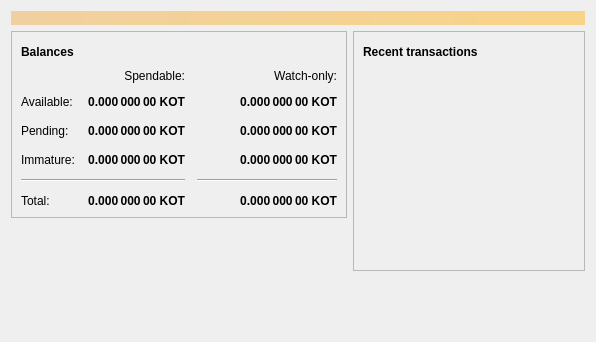
<?xml version="1.0" encoding="UTF-8"?>
<ui version="4.0">
 <class>OverviewPage</class>
 <widget class="QWidget" name="OverviewPage">
  <property name="geometry">
   <rect>
    <x>0</x>
    <y>0</y>
    <width>596</width>
    <height>342</height>
   </rect>
  </property>
  <property name="windowTitle">
   <string>Form</string>
  </property>
  <layout class="QVBoxLayout" name="topLayout">
   <item>
    <widget class="QLabel" name="labelAlerts">
     <property name="visible">
      <bool>false</bool>
     </property>
     <property name="styleSheet">
      <string notr="true">QLabel { background-color: qlineargradient(x1: 0, y1: 0, x2: 1, y2: 0, stop:0 #F0D0A0, stop:1 #F8D488); color:#000000; }</string>
     </property>
     <property name="wordWrap">
      <bool>true</bool>
     </property>
     <property name="margin">
      <number>3</number>
     </property>
     <property name="textInteractionFlags">
      <set>Qt::TextSelectableByMouse</set>
     </property>
    </widget>
   </item>
   <item>
    <layout class="QHBoxLayout" name="horizontalLayout" stretch="1,1">
     <item>
      <layout class="QVBoxLayout" name="verticalLayout_2">
       <item>
        <widget class="QFrame" name="frame">
         <property name="frameShape">
          <enum>QFrame::StyledPanel</enum>
         </property>
         <property name="frameShadow">
          <enum>QFrame::Raised</enum>
         </property>
         <layout class="QVBoxLayout" name="verticalLayout_4">
          <item>
           <layout class="QHBoxLayout" name="horizontalLayout_4">
            <item>
             <widget class="QLabel" name="label_5">
              <property name="font">
               <font>
                <weight>75</weight>
                <bold>true</bold>
               </font>
              </property>
              <property name="text">
               <string>Balances</string>
              </property>
             </widget>
            </item>
            <item>
             <widget class="QPushButton" name="labelWalletStatus">
              <property name="enabled">
               <bool>true</bool>
              </property>
              <property name="maximumSize">
               <size>
                <width>30</width>
                <height>16777215</height>
               </size>
              </property>
              <property name="toolTip">
               <string>The displayed information may be out of date. Your wallet automatically synchronizes with the Kotyacoin network after a connection is established, but this process has not completed yet.</string>
              </property>
              <property name="text">
               <string/>
              </property>
              <property name="icon">
               <iconset resource="../bitcoin.qrc">
                <normaloff>:/icons/warning</normaloff>
                <disabledoff>:/icons/warning</disabledoff>:/icons/warning</iconset>
              </property>
              <property name="iconSize">
               <size>
                <width>24</width>
                <height>24</height>
               </size>
              </property>
              <property name="flat">
               <bool>true</bool>
              </property>
             </widget>
            </item>
            <item>
             <spacer name="horizontalSpacer_3">
              <property name="orientation">
               <enum>Qt::Horizontal</enum>
              </property>
              <property name="sizeHint" stdset="0">
               <size>
                <width>40</width>
                <height>20</height>
               </size>
              </property>
             </spacer>
            </item>
           </layout>
          </item>
          <item>
           <layout class="QGridLayout" name="gridLayout">
            <property name="spacing">
             <number>12</number>
            </property>
            <item row="2" column="2">
             <widget class="QLabel" name="labelWatchPending">
              <property name="font">
               <font>
                <weight>75</weight>
                <bold>true</bold>
               </font>
              </property>
              <property name="cursor">
               <cursorShape>IBeamCursor</cursorShape>
              </property>
              <property name="toolTip">
               <string>Unconfirmed transactions to watch-only addresses</string>
              </property>
              <property name="text">
               <string notr="true">0.000 000 00 KOT</string>
              </property>
              <property name="alignment">
               <set>Qt::AlignRight|Qt::AlignTrailing|Qt::AlignVCenter</set>
              </property>
              <property name="textInteractionFlags">
               <set>Qt::LinksAccessibleByMouse|Qt::TextSelectableByKeyboard|Qt::TextSelectableByMouse</set>
              </property>
             </widget>
            </item>
            <item row="2" column="1">
             <widget class="QLabel" name="labelUnconfirmed">
              <property name="font">
               <font>
                <weight>75</weight>
                <bold>true</bold>
               </font>
              </property>
              <property name="cursor">
               <cursorShape>IBeamCursor</cursorShape>
              </property>
              <property name="toolTip">
               <string>Total of transactions that have yet to be confirmed, and do not yet count toward the spendable balance</string>
              </property>
              <property name="text">
               <string notr="true">0.000 000 00 KOT</string>
              </property>
              <property name="alignment">
               <set>Qt::AlignRight|Qt::AlignTrailing|Qt::AlignVCenter</set>
              </property>
              <property name="textInteractionFlags">
               <set>Qt::LinksAccessibleByMouse|Qt::TextSelectableByKeyboard|Qt::TextSelectableByMouse</set>
              </property>
             </widget>
            </item>
            <item row="3" column="2">
             <widget class="QLabel" name="labelWatchImmature">
              <property name="font">
               <font>
                <weight>75</weight>
                <bold>true</bold>
               </font>
              </property>
              <property name="cursor">
               <cursorShape>IBeamCursor</cursorShape>
              </property>
              <property name="toolTip">
               <string>Mined balance in watch-only addresses that has not yet matured</string>
              </property>
              <property name="text">
               <string notr="true">0.000 000 00 KOT</string>
              </property>
              <property name="alignment">
               <set>Qt::AlignRight|Qt::AlignTrailing|Qt::AlignVCenter</set>
              </property>
              <property name="textInteractionFlags">
               <set>Qt::LinksAccessibleByMouse|Qt::TextSelectableByKeyboard|Qt::TextSelectableByMouse</set>
              </property>
             </widget>
            </item>
            <item row="4" column="0" colspan="2">
             <widget class="Line" name="line">
              <property name="orientation">
               <enum>Qt::Horizontal</enum>
              </property>
             </widget>
            </item>
            <item row="4" column="2">
             <widget class="Line" name="lineWatchBalance">
              <property name="sizePolicy">
               <sizepolicy hsizetype="Preferred" vsizetype="Fixed">
                <horstretch>0</horstretch>
                <verstretch>0</verstretch>
               </sizepolicy>
              </property>
              <property name="minimumSize">
               <size>
                <width>140</width>
                <height>0</height>
               </size>
              </property>
              <property name="orientation">
               <enum>Qt::Horizontal</enum>
              </property>
             </widget>
            </item>
            <item row="5" column="0">
             <widget class="QLabel" name="labelTotalText">
              <property name="text">
               <string>Total:</string>
              </property>
             </widget>
            </item>
            <item row="3" column="1">
             <widget class="QLabel" name="labelImmature">
              <property name="font">
               <font>
                <weight>75</weight>
                <bold>true</bold>
               </font>
              </property>
              <property name="cursor">
               <cursorShape>IBeamCursor</cursorShape>
              </property>
              <property name="toolTip">
               <string>Mined balance that has not yet matured</string>
              </property>
              <property name="text">
               <string notr="true">0.000 000 00 KOT</string>
              </property>
              <property name="alignment">
               <set>Qt::AlignRight|Qt::AlignTrailing|Qt::AlignVCenter</set>
              </property>
              <property name="textInteractionFlags">
               <set>Qt::LinksAccessibleByMouse|Qt::TextSelectableByKeyboard|Qt::TextSelectableByMouse</set>
              </property>
             </widget>
            </item>
            <item row="2" column="3">
             <spacer name="horizontalSpacer_2">
              <property name="orientation">
               <enum>Qt::Horizontal</enum>
              </property>
              <property name="sizeHint" stdset="0">
               <size>
                <width>40</width>
                <height>20</height>
               </size>
              </property>
             </spacer>
            </item>
            <item row="3" column="0">
             <widget class="QLabel" name="labelImmatureText">
              <property name="text">
               <string>Immature:</string>
              </property>
             </widget>
            </item>
            <item row="5" column="1">
             <widget class="QLabel" name="labelTotal">
              <property name="font">
               <font>
                <weight>75</weight>
                <bold>true</bold>
               </font>
              </property>
              <property name="cursor">
               <cursorShape>IBeamCursor</cursorShape>
              </property>
              <property name="toolTip">
               <string>Your current total balance</string>
              </property>
              <property name="text">
               <string notr="true">0.000 000 00 KOT</string>
              </property>
              <property name="alignment">
               <set>Qt::AlignRight|Qt::AlignTrailing|Qt::AlignVCenter</set>
              </property>
              <property name="textInteractionFlags">
               <set>Qt::LinksAccessibleByMouse|Qt::TextSelectableByKeyboard|Qt::TextSelectableByMouse</set>
              </property>
             </widget>
            </item>
            <item row="5" column="2">
             <widget class="QLabel" name="labelWatchTotal">
              <property name="font">
               <font>
                <weight>75</weight>
                <bold>true</bold>
               </font>
              </property>
              <property name="cursor">
               <cursorShape>IBeamCursor</cursorShape>
              </property>
              <property name="toolTip">
               <string>Current total balance in watch-only addresses</string>
              </property>
              <property name="text">
               <string notr="true">0.000 000 00 KOT</string>
              </property>
              <property name="alignment">
               <set>Qt::AlignRight|Qt::AlignTrailing|Qt::AlignVCenter</set>
              </property>
              <property name="textInteractionFlags">
               <set>Qt::LinksAccessibleByMouse|Qt::TextSelectableByKeyboard|Qt::TextSelectableByMouse</set>
              </property>
             </widget>
            </item>
            <item row="0" column="2">
             <widget class="QLabel" name="labelWatchonly">
              <property name="text">
               <string>Watch-only:</string>
              </property>
              <property name="alignment">
               <set>Qt::AlignRight|Qt::AlignTrailing|Qt::AlignVCenter</set>
              </property>
             </widget>
            </item>
            <item row="1" column="0">
             <widget class="QLabel" name="labelBalanceText">
              <property name="text">
               <string>Available:</string>
              </property>
             </widget>
            </item>
            <item row="1" column="1">
             <widget class="QLabel" name="labelBalance">
              <property name="font">
               <font>
                <weight>75</weight>
                <bold>true</bold>
               </font>
              </property>
              <property name="cursor">
               <cursorShape>IBeamCursor</cursorShape>
              </property>
              <property name="toolTip">
               <string>Your current spendable balance</string>
              </property>
              <property name="text">
               <string notr="true">0.000 000 00 KOT</string>
              </property>
              <property name="alignment">
               <set>Qt::AlignRight|Qt::AlignTrailing|Qt::AlignVCenter</set>
              </property>
              <property name="textInteractionFlags">
               <set>Qt::LinksAccessibleByMouse|Qt::TextSelectableByKeyboard|Qt::TextSelectableByMouse</set>
              </property>
             </widget>
            </item>
            <item row="1" column="2">
             <widget class="QLabel" name="labelWatchAvailable">
              <property name="font">
               <font>
                <weight>75</weight>
                <bold>true</bold>
               </font>
              </property>
              <property name="cursor">
               <cursorShape>IBeamCursor</cursorShape>
              </property>
              <property name="toolTip">
               <string>Your current balance in watch-only addresses</string>
              </property>
              <property name="text">
               <string notr="true">0.000 000 00 KOT</string>
              </property>
              <property name="alignment">
               <set>Qt::AlignRight|Qt::AlignTrailing|Qt::AlignVCenter</set>
              </property>
              <property name="textInteractionFlags">
               <set>Qt::LinksAccessibleByMouse|Qt::TextSelectableByKeyboard|Qt::TextSelectableByMouse</set>
              </property>
             </widget>
            </item>
            <item row="2" column="0">
             <widget class="QLabel" name="labelPendingText">
              <property name="text">
               <string>Pending:</string>
              </property>
             </widget>
            </item>
            <item row="0" column="1">
             <widget class="QLabel" name="labelSpendable">
              <property name="text">
               <string>Spendable:</string>
              </property>
              <property name="alignment">
               <set>Qt::AlignRight|Qt::AlignTrailing|Qt::AlignVCenter</set>
              </property>
             </widget>
            </item>
           </layout>
          </item>
         </layout>
        </widget>
       </item>
       <item>
        <spacer name="verticalSpacer">
         <property name="orientation">
          <enum>Qt::Vertical</enum>
         </property>
         <property name="sizeHint" stdset="0">
          <size>
           <width>20</width>
           <height>40</height>
          </size>
         </property>
        </spacer>
       </item>
      </layout>
     </item>
     <item>
      <layout class="QVBoxLayout" name="verticalLayout_3">
       <item>
        <widget class="QFrame" name="frame_2">
         <property name="frameShape">
          <enum>QFrame::StyledPanel</enum>
         </property>
         <property name="frameShadow">
          <enum>QFrame::Raised</enum>
         </property>
         <layout class="QVBoxLayout" name="verticalLayout">
          <item>
           <layout class="QHBoxLayout" name="horizontalLayout_2">
            <item>
             <widget class="QLabel" name="label_4">
              <property name="font">
               <font>
                <weight>75</weight>
                <bold>true</bold>
               </font>
              </property>
              <property name="text">
               <string>Recent transactions</string>
              </property>
             </widget>
            </item>
            <item>
             <widget class="QPushButton" name="labelTransactionsStatus">
              <property name="enabled">
               <bool>true</bool>
              </property>
              <property name="maximumSize">
               <size>
                <width>30</width>
                <height>16777215</height>
               </size>
              </property>
              <property name="toolTip">
               <string>The displayed information may be out of date. Your wallet automatically synchronizes with the Kotyacoin network after a connection is established, but this process has not completed yet.</string>
              </property>
              <property name="text">
               <string/>
              </property>
              <property name="icon">
               <iconset resource="../bitcoin.qrc">
                <normaloff>:/icons/warning</normaloff>
                <disabledoff>:/icons/warning</disabledoff>:/icons/warning</iconset>
              </property>
              <property name="iconSize">
               <size>
                <width>24</width>
                <height>24</height>
               </size>
              </property>
              <property name="flat">
               <bool>true</bool>
              </property>
             </widget>
            </item>
            <item>
             <spacer name="horizontalSpacer">
              <property name="orientation">
               <enum>Qt::Horizontal</enum>
              </property>
              <property name="sizeHint" stdset="0">
               <size>
                <width>40</width>
                <height>20</height>
               </size>
              </property>
             </spacer>
            </item>
           </layout>
          </item>
          <item>
           <widget class="QListView" name="listTransactions">
            <property name="styleSheet">
             <string notr="true">QListView { background: transparent; }</string>
            </property>
            <property name="frameShape">
             <enum>QFrame::NoFrame</enum>
            </property>
            <property name="verticalScrollBarPolicy">
             <enum>Qt::ScrollBarAlwaysOff</enum>
            </property>
            <property name="horizontalScrollBarPolicy">
             <enum>Qt::ScrollBarAlwaysOff</enum>
            </property>
            <property name="selectionMode">
             <enum>QAbstractItemView::NoSelection</enum>
            </property>
           </widget>
          </item>
         </layout>
        </widget>
       </item>
       <item>
        <spacer name="verticalSpacer_2">
         <property name="orientation">
          <enum>Qt::Vertical</enum>
         </property>
         <property name="sizeHint" stdset="0">
          <size>
           <width>20</width>
           <height>40</height>
          </size>
         </property>
        </spacer>
       </item>
      </layout>
     </item>
    </layout>
   </item>
  </layout>
 </widget>
 <resources/>
 <connections/>
</ui>
